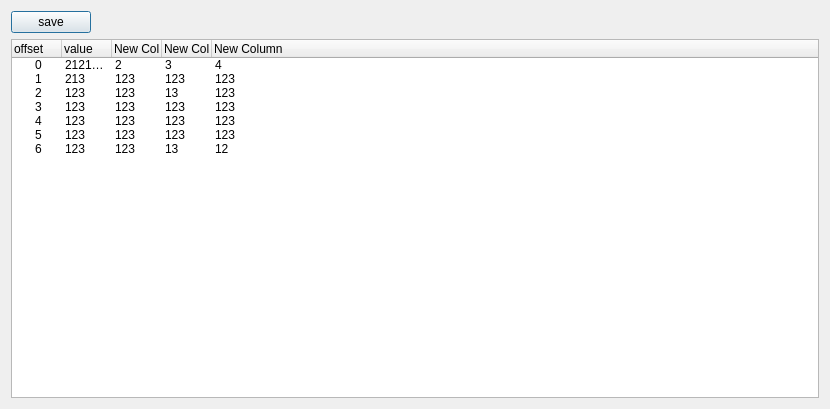
<?xml version="1.0" encoding="UTF-8"?>
<ui version="4.0">
 <class>Message</class>
 <widget class="QDialog" name="Message">
  <property name="geometry">
   <rect>
    <x>0</x>
    <y>0</y>
    <width>830</width>
    <height>409</height>
   </rect>
  </property>
  <property name="windowTitle">
   <string>Dialog</string>
  </property>
  <layout class="QGridLayout" name="gridLayout">
   <item row="0" column="0">
    <layout class="QHBoxLayout" name="horizontalLayout">
     <item>
      <widget class="QPushButton" name="pushButton_save">
       <property name="text">
        <string>save</string>
       </property>
      </widget>
     </item>
     <item>
      <spacer name="horizontalSpacer">
       <property name="orientation">
        <enum>Qt::Horizontal</enum>
       </property>
       <property name="sizeHint" stdset="0">
        <size>
         <width>40</width>
         <height>20</height>
        </size>
       </property>
      </spacer>
     </item>
    </layout>
   </item>
   <item row="1" column="0">
    <widget class="QTreeWidget" name="treeWidget">
     <property name="selectionMode">
      <enum>QAbstractItemView::ContiguousSelection</enum>
     </property>
     <property name="selectionBehavior">
      <enum>QAbstractItemView::SelectRows</enum>
     </property>
     <attribute name="headerDefaultSectionSize">
      <number>50</number>
     </attribute>
     <attribute name="headerMinimumSectionSize">
      <number>10</number>
     </attribute>
     <column>
      <property name="text">
       <string>offset</string>
      </property>
     </column>
     <column>
      <property name="text">
       <string>value</string>
      </property>
     </column>
     <column>
      <property name="text">
       <string>New Column</string>
      </property>
     </column>
     <column>
      <property name="text">
       <string>New Column</string>
      </property>
     </column>
     <column>
      <property name="text">
       <string>New Column</string>
      </property>
     </column>
     <item>
      <property name="text">
       <string>0</string>
      </property>
      <property name="text">
       <string>212121212121212121212121212121212121212121212121212121212121212121212121212121213</string>
      </property>
      <property name="text">
       <string>2</string>
      </property>
      <property name="text">
       <string>3</string>
      </property>
      <property name="text">
       <string>4</string>
      </property>
     </item>
     <item>
      <property name="text">
       <string>1</string>
      </property>
      <property name="text">
       <string>213</string>
      </property>
      <property name="text">
       <string>123</string>
      </property>
      <property name="text">
       <string>123</string>
      </property>
      <property name="text">
       <string>123</string>
      </property>
     </item>
     <item>
      <property name="text">
       <string>2</string>
      </property>
      <property name="text">
       <string>123</string>
      </property>
      <property name="text">
       <string>123</string>
      </property>
      <property name="text">
       <string>13</string>
      </property>
      <property name="text">
       <string>123</string>
      </property>
     </item>
     <item>
      <property name="text">
       <string>3</string>
      </property>
      <property name="text">
       <string>123</string>
      </property>
      <property name="text">
       <string>123</string>
      </property>
      <property name="text">
       <string>123</string>
      </property>
      <property name="text">
       <string>123</string>
      </property>
     </item>
     <item>
      <property name="text">
       <string>4</string>
      </property>
      <property name="text">
       <string>123</string>
      </property>
      <property name="text">
       <string>123</string>
      </property>
      <property name="text">
       <string>123</string>
      </property>
      <property name="text">
       <string>123</string>
      </property>
     </item>
     <item>
      <property name="text">
       <string>5</string>
      </property>
      <property name="text">
       <string>123</string>
      </property>
      <property name="text">
       <string>123</string>
      </property>
      <property name="text">
       <string>123</string>
      </property>
      <property name="text">
       <string>123</string>
      </property>
     </item>
     <item>
      <property name="text">
       <string>6</string>
      </property>
      <property name="text">
       <string>123</string>
      </property>
      <property name="text">
       <string>123</string>
      </property>
      <property name="text">
       <string>13</string>
      </property>
      <property name="text">
       <string>12</string>
      </property>
     </item>
    </widget>
   </item>
  </layout>
 </widget>
 <resources/>
 <connections/>
</ui>
